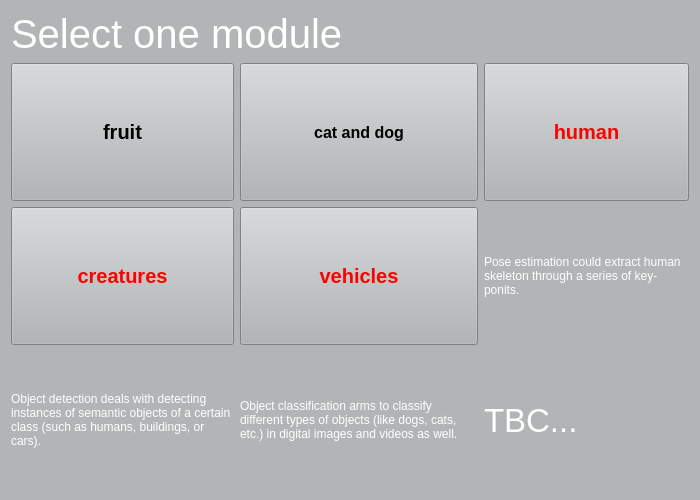
<?xml version="1.0" encoding="UTF-8"?>
<ui version="4.0">
 <class>SelectModuleWidget</class>
 <widget class="QWidget" name="SelectModuleWidget">
  <property name="enabled">
   <bool>true</bool>
  </property>
  <property name="geometry">
   <rect>
    <x>0</x>
    <y>0</y>
    <width>700</width>
    <height>500</height>
   </rect>
  </property>
  <property name="windowTitle">
   <string>Form</string>
  </property>
  <property name="styleSheet">
   <string notr="true">background-color: rgb(177, 181, 182);</string>
  </property>
  <layout class="QGridLayout" name="gridLayout">
   <item row="0" column="0" colspan="3">
    <widget class="QLabel" name="label">
     <property name="sizePolicy">
      <sizepolicy hsizetype="Preferred" vsizetype="Fixed">
       <horstretch>0</horstretch>
       <verstretch>0</verstretch>
      </sizepolicy>
     </property>
     <property name="font">
      <font>
       <pointsize>30</pointsize>
      </font>
     </property>
     <property name="styleSheet">
      <string notr="true">color: rgb(255, 255, 255);</string>
     </property>
     <property name="text">
      <string>Select one module</string>
     </property>
    </widget>
   </item>
   <item row="1" column="0">
    <widget class="QPushButton" name="m_btn_Fruit">
     <property name="sizePolicy">
      <sizepolicy hsizetype="Preferred" vsizetype="Preferred">
       <horstretch>0</horstretch>
       <verstretch>0</verstretch>
      </sizepolicy>
     </property>
     <property name="font">
      <font>
       <pointsize>15</pointsize>
       <weight>75</weight>
       <bold>true</bold>
      </font>
     </property>
     <property name="styleSheet">
      <string notr="true">color: rgb(0, 0, 0);
border-image: url(:/images/2-training/subpage/background/detection-fruits.jpg);</string>
     </property>
     <property name="text">
      <string>fruit</string>
     </property>
    </widget>
   </item>
   <item row="1" column="1">
    <widget class="QPushButton" name="m_btn_Cat_and_Dog">
     <property name="sizePolicy">
      <sizepolicy hsizetype="Preferred" vsizetype="Preferred">
       <horstretch>0</horstretch>
       <verstretch>0</verstretch>
      </sizepolicy>
     </property>
     <property name="font">
      <font>
       <pointsize>12</pointsize>
       <weight>75</weight>
       <bold>true</bold>
      </font>
     </property>
     <property name="styleSheet">
      <string notr="true">color: rgb(0, 0, 0);
border-image: url(:/images/2-training/subpage/background/classification-pets.jpg);</string>
     </property>
     <property name="text">
      <string>cat and dog</string>
     </property>
    </widget>
   </item>
   <item row="1" column="2">
    <widget class="QPushButton" name="m_btn_Human">
     <property name="sizePolicy">
      <sizepolicy hsizetype="Preferred" vsizetype="Preferred">
       <horstretch>0</horstretch>
       <verstretch>0</verstretch>
      </sizepolicy>
     </property>
     <property name="font">
      <font>
       <pointsize>15</pointsize>
       <weight>75</weight>
       <bold>true</bold>
      </font>
     </property>
     <property name="styleSheet">
      <string notr="true">color: rgb(255, 0, 0);
border-image: url(:/images/2-training/subpage/background/pose-estimation.jpg);
</string>
     </property>
     <property name="text">
      <string>human</string>
     </property>
    </widget>
   </item>
   <item row="2" column="0">
    <widget class="QPushButton" name="m_btn_Creatures">
     <property name="sizePolicy">
      <sizepolicy hsizetype="Preferred" vsizetype="Preferred">
       <horstretch>0</horstretch>
       <verstretch>0</verstretch>
      </sizepolicy>
     </property>
     <property name="font">
      <font>
       <pointsize>15</pointsize>
       <weight>75</weight>
       <bold>true</bold>
      </font>
     </property>
     <property name="styleSheet">
      <string notr="true">color: rgb(255, 0, 0);
border-image: url(:/images/2-training/subpage/background/detection-creature.jpg);</string>
     </property>
     <property name="text">
      <string>creatures</string>
     </property>
    </widget>
   </item>
   <item row="2" column="1">
    <widget class="QPushButton" name="m_btn_Vehicles">
     <property name="sizePolicy">
      <sizepolicy hsizetype="Preferred" vsizetype="Preferred">
       <horstretch>0</horstretch>
       <verstretch>0</verstretch>
      </sizepolicy>
     </property>
     <property name="font">
      <font>
       <pointsize>15</pointsize>
       <weight>75</weight>
       <bold>true</bold>
      </font>
     </property>
     <property name="styleSheet">
      <string notr="true">color: rgb(255, 0, 0);
border-image: url(:/images/2-training/subpage/background/classification-others.jpg);</string>
     </property>
     <property name="text">
      <string>vehicles</string>
     </property>
    </widget>
   </item>
   <item row="2" column="2">
    <widget class="QLabel" name="label_4">
     <property name="styleSheet">
      <string notr="true">color: rgb(255, 255, 255);</string>
     </property>
     <property name="text">
      <string>Pose estimation could extract human skeleton through a series of key-ponits.</string>
     </property>
     <property name="wordWrap">
      <bool>true</bool>
     </property>
    </widget>
   </item>
   <item row="3" column="0">
    <widget class="QLabel" name="label_2">
     <property name="styleSheet">
      <string notr="true">color: rgb(255, 255, 255);</string>
     </property>
     <property name="text">
      <string>Object detection deals with detecting instances of semantic objects of a certain class (such as humans, buildings, or cars).</string>
     </property>
     <property name="wordWrap">
      <bool>true</bool>
     </property>
    </widget>
   </item>
   <item row="3" column="1">
    <widget class="QLabel" name="label_3">
     <property name="styleSheet">
      <string notr="true">color: rgb(255, 255, 255);</string>
     </property>
     <property name="text">
      <string>Object classification arms to classify different types of objects (like dogs, cats, etc.) in digital images and videos as well.</string>
     </property>
     <property name="wordWrap">
      <bool>true</bool>
     </property>
    </widget>
   </item>
   <item row="3" column="2">
    <widget class="QLabel" name="label_5">
     <property name="font">
      <font>
       <pointsize>25</pointsize>
      </font>
     </property>
     <property name="styleSheet">
      <string notr="true">color: rgb(255, 255, 255);</string>
     </property>
     <property name="text">
      <string>TBC...</string>
     </property>
    </widget>
   </item>
  </layout>
 </widget>
 <resources/>
 <connections/>
</ui>
